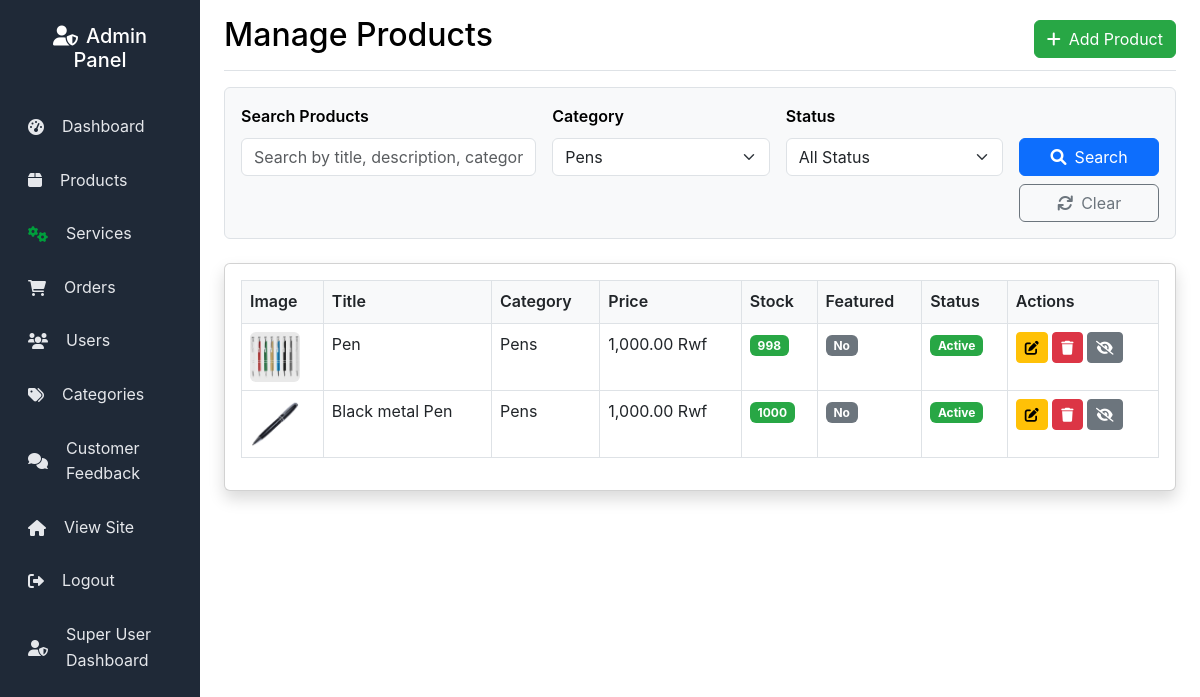
Before: /admin/products.php?category_filter=16 (signed in) with the older database file.
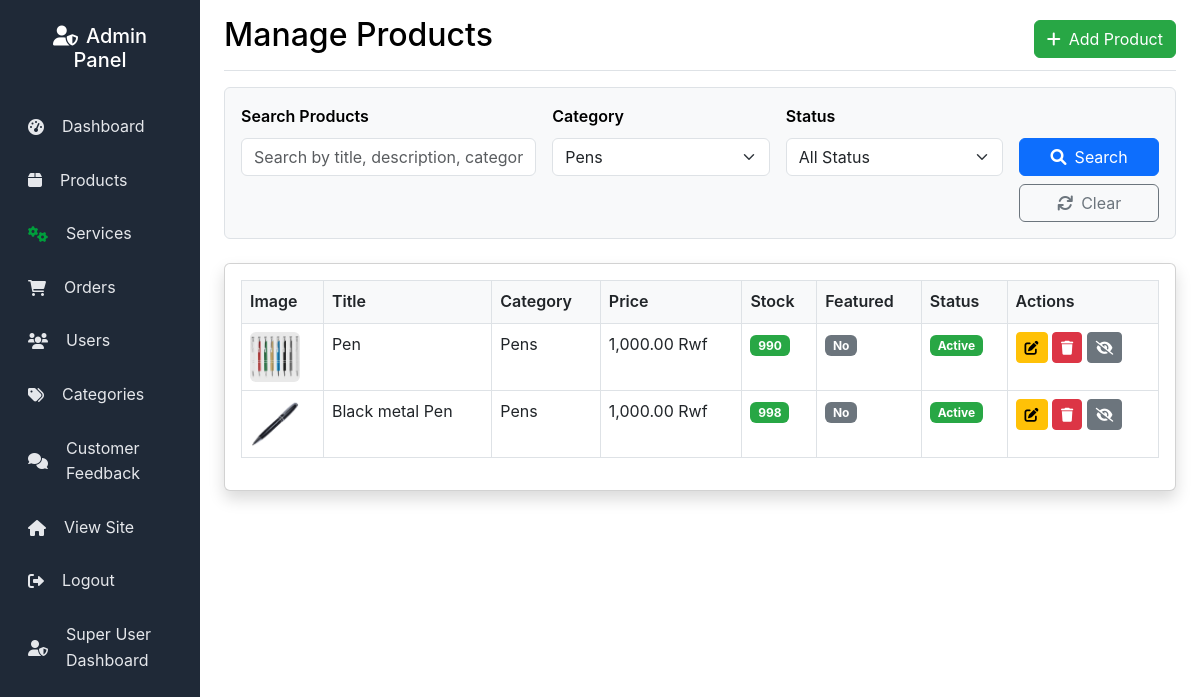
After: the same page with the newer database file.
### tables this page shows
CREATE TABLE `products` (
  `id` int(11) NOT NULL,
  `title` varchar(255) NOT NULL,
  `description` text DEFAULT NULL,
  `price` decimal(10,2) NOT NULL,
  `image` varchar(255) DEFAULT NULL,
  `category_id` int(11) DEFAULT NULL,
  `stock_quantity` int(11) DEFAULT 0,
  `is_featured` tinyint(1) DEFAULT 0,
  `is_active` tinyint(1) DEFAULT 1,
  `created_at` timestamp NOT NULL DEFAULT current_timestamp(),
  `updated_at` timestamp NOT NULL DEFAULT current_timestamp() ON UPDATE current_timestamp()
);

CREATE TABLE `categories` (
  `id` int(11) NOT NULL,
  `name` varchar(100) NOT NULL,
  `description` text DEFAULT NULL,
  `slug` varchar(100) NOT NULL,
  `created_at` timestamp NOT NULL DEFAULT current_timestamp()
);

### includes/functions.php (called while the page is built, shortened)
<?php
function formatPrice($price) {
    return number_format($price, 2) . ' Rwf';
}
?>

### admin/products.php (the view, shortened to what the changed rows need)
<?php
require_once '../config/database.php';
require_once '../includes/functions.php';
$category_filter = $_GET['category_filter'] ?? '';
$where_conditions = [];
$params = [];
if (!empty($category_filter)) {
    $where_conditions[] = "p.category_id = ?";
    $params[] = $category_filter;
}
$where_clause = '';
if (!empty($where_conditions)) {
    $where_clause = 'WHERE ' . implode(' AND ', $where_conditions);
}
$sql = "SELECT p.*, c.name as category_name FROM products p
        LEFT JOIN categories c ON p.category_id = c.id
        $where_clause
        ORDER BY p.created_at DESC";
$stmt = $conn->prepare($sql);
$stmt->execute($params);
$products = $stmt->fetchAll(PDO::FETCH_ASSOC);
?>
<!DOCTYPE html>
<html lang="en">
<head>
    <link href="https://cdn.jsdelivr.net/npm/bootstrap@5.3.0/dist/css/bootstrap.min.css" rel="stylesheet">
    <link href="../assets/css/style.css" rel="stylesheet">
    <link href="admin.css?v=<?php echo time(); ?>" rel="stylesheet">
    <link href="https://cdnjs.cloudflare.com/ajax/libs/font-awesome/6.0.0/css/all.min.css" rel="stylesheet">
</head>
<body>
    <div class="container-fluid">
        <div class="row">
            <?php include 'sidebar.php'; ?>
            <main class="col-md-9 ms-sm-auto col-lg-10 px-md-4">
                <div class="d-flex justify-content-between flex-wrap flex-md-nowrap align-items-center pt-3 pb-2 mb-3 border-bottom">
                    <h1 class="h2">Manage Products</h1>
                </div>
                <div class="card shadow">
                    <div class="card-body">
                        <div class="table-responsive">
                            <table class="table table-bordered table-hover">
                                <thead class="bg-success text-white">
                                    <tr>
                                        <th>Image</th>
                                        <th>Title</th>
                                        <th>Category</th>
                                        <th>Price</th>
                                        <th>Stock</th>
                                        <th>Featured</th>
                                        <th>Status</th>
                                        <th>Actions</th>
                                    </tr>
                                </thead>
                                <tbody>
                                    <?php foreach ($products as $product): ?>
                                        <tr>
                                            <td>
                                                <img src="../<?php echo $product['image']; ?>" alt="<?php echo $product['title']; ?>"
                                                     style="width: 50px; height: 50px; object-fit: cover;" class="rounded">
                                            </td>
                                            <td><?php echo $product['title']; ?></td>
                                            <td><?php echo $product['category_name']; ?></td>
                                            <td><?php echo formatPrice($product['price']); ?></td>
                                            <td>
                                                <?php
                                                $stock = $product['stock_quantity'];
                                                if ($stock <= 0): ?>
                                                    <span class="badge bg-danger">Out of Stock</span>
                                                <?php elseif ($stock <= 5): ?>
                                                    <span class="badge bg-warning">Low Stock (<?php echo $stock; ?>)</span>
                                                <?php else: ?>
                                                    <span class="badge bg-success"><?php echo $stock; ?></span>
                                                <?php endif; ?>
                                            </td>
                                            <td>
                                                <?php if ($product['is_featured']): ?>
                                                    <span class="badge bg-success">Yes</span>
                                                <?php else: ?>
                                                    <span class="badge bg-secondary">No</span>
                                                <?php endif; ?>
                                            </td>
                                            <td>
                                                <?php if ($product['is_active']): ?>
                                                    <span class="badge bg-success">Active</span>
                                                <?php else: ?>
                                                    <span class="badge bg-danger">Inactive</span>
                                                <?php endif; ?>
                                            </td>
                                            <td>
                                                <button class="btn btn-warning btn-sm" onclick="editProduct(<?php echo htmlspecialchars(json_encode($product)); ?>)">
                                                    <i class="fas fa-edit"></i>
                                                </button>
                                                <button class="btn btn-danger btn-sm" onclick="deleteProduct(<?php echo $product['id']; ?>)">
                                                    <i class="fas fa-trash"></i>
                                                </button>
                                                <button class="btn btn-<?php echo $product['is_active'] ? 'secondary' : 'success'; ?> btn-sm" onclick="toggleProductStatus(<?php echo $product['id']; ?>, <?php echo $product['is_active'] ? 'false' : 'true'; ?>)">
                                                    <i class="fas fa-<?php echo $product['is_active'] ? 'eye-slash' : 'eye'; ?>"></i>
                                                </button>
                                            </td>
                                        </tr>
                                    <?php endforeach; ?>
                                </tbody>
                            </table>
                        </div>
                    </div>
                </div>
            </main>
        </div>
    </div>
</body>
</html>

Changed rows visible on the page:
changed products "Pen": stock_quantity "998" → "990"
changed products "Black metal Pen": stock_quantity "1000" → "998"
